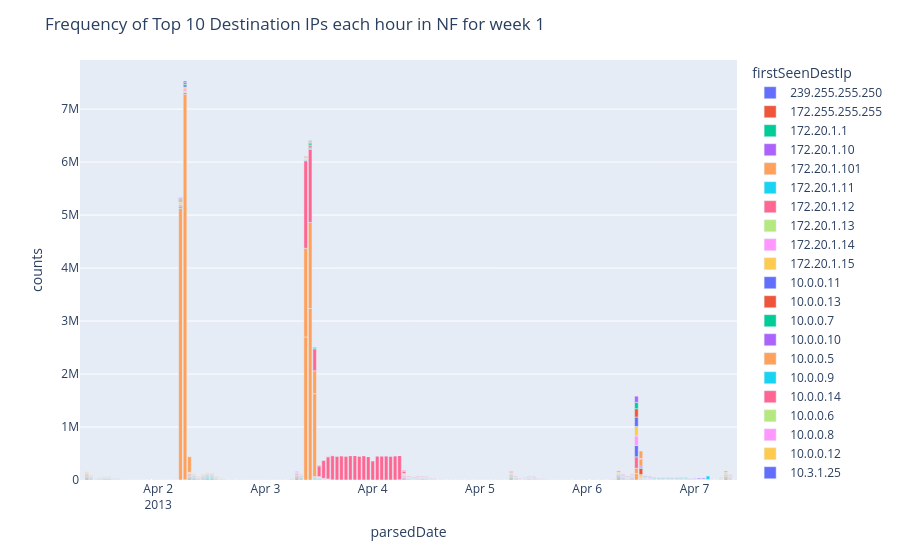

Source (notebook cell):
### Markdown cell above
We can see there is a sudden increase in the number of source IPs on April 2, 2013 from 5 AM to 6 AM, and on April 3, 2013 from 9 to 10 AM, showing potential DDoS attacks.

### Code cell
# Look at the freqeuncy of destination IPs each day in week 1
week1_dest_ip_freq = week1_nf.groupby([pd.Grouper(key='parsedDate', freq='H'), 'firstSeenDestIp']).size().groupby(level=0, group_keys=False).nlargest(10).reset_index(name='counts')

# Graph the data in week1_dest_ip_freq
fig = px.bar(week1_dest_ip_freq, x='parsedDate', y='counts', color='firstSeenDestIp', hover_data=['parsedDate', 'counts'])
# Create a title
fig.update_layout(title_text='Frequency of Top 10 Destination IPs each hour in NF for week 1')
fig.show()
